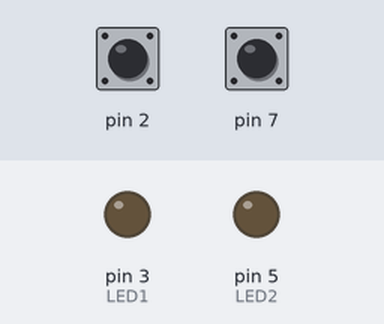
This sketch was run on a simulated Arduino Uno, built with avr-gcc and run on an emulated ATmega328P. On the bench: output pins drawn as LEDs (lit = HIGH). Inputs (shaded band) come from the test bench; at power-on: pin 2 HIGH, pin 7 HIGH. What the sketch prints to the serial monitor is not drawn.

Above: at 1.2 s.
1.3 s: pin 2 pulled LOW for 0.15 s
At 1.37 s:
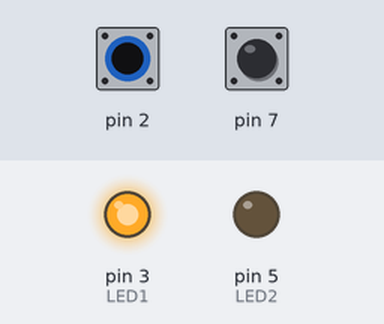
2.9 s: pin 7 pulled LOW for 0.15 s
At 2.97 s:
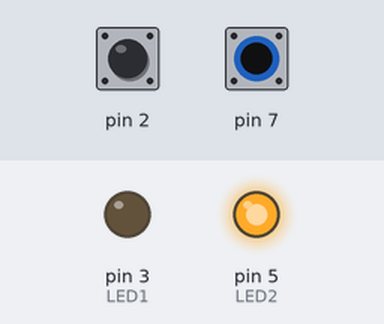
4.5 s: pin 7 pulled LOW for 3.2 s
At 8.6 s:
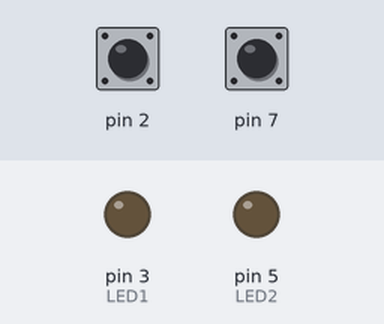
9.2 s: pin 2 pulled LOW for 3.2 s
At 10.0 s:
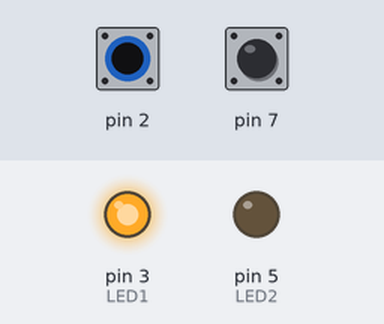
13.9 s: pin 2 driven LOW and pin 7 driven LOW
At 14.8 s:
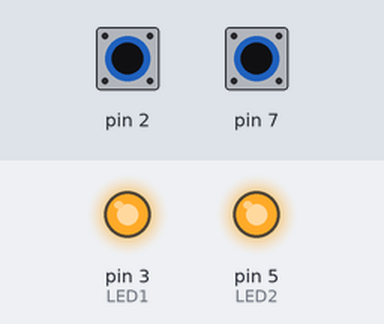
Timing chart, 0 to 16.4 s (numbered marks = the images above; inputs shaded):
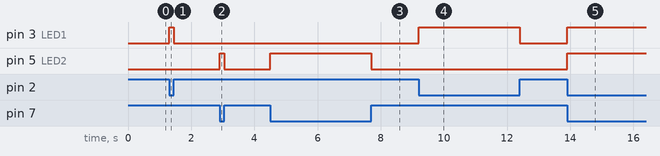

Measured:
- after the input at 1.3 s, pin 3 (LED1): LOW → HIGH at once, → LOW 0.15 s later
- after the input at 2.9 s, pin 5 (LED2): LOW → HIGH at once, → LOW 0.15 s later
- after the input at 4.5 s, pin 5 (LED2): LOW → HIGH at once, → LOW 3.2 s later
- after the input at 9.2 s, pin 3 (LED1): LOW → HIGH at once, → LOW 3.2 s later
- after the input at 13.9 s, pin 3 (LED1), pin 5 (LED2): LOW → HIGH at once

The sketch:

multi-capsensor-test.ino
```cpp
// (licence header left out)
// capacitive sensing includes
#include <CapacitiveSensor.h>
#define LED1 3
#define LED2 5
//#define LED3 6

// capacitive sensing constant
CapacitiveSensor sensorA = CapacitiveSensor(4,2);  // 1M resistor between pins 4 & 2, pin 2 is sensor pin
CapacitiveSensor sensorB = CapacitiveSensor(9,7);
//CapacitiveSensor sensorC = CapacitiveSensor(13,12);

void setup() {
  Serial.begin(57600);
  pinMode(LED1, OUTPUT);
  pinMode(LED2, OUTPUT);
 // pinMode(LED3, OUTPUT);
  digitalWrite(LED1, LOW);
  digitalWrite(LED2, LOW);
 // digitalWrite(LED3, LOW);
 sensorA.reset_CS_AutoCal();
 sensorB.reset_CS_AutoCal();

}

void loop() {
  long measurementA =  sensorA.capacitiveSensor(30);
  Serial.println();
  Serial.print("Sensor A: ");
  Serial.print(measurementA);

  long measurementB =  sensorB.capacitiveSensor(30);
  Serial.println();
  Serial.print("Sensor B: ");
  Serial.print(measurementB);

  // long measurementC =  sensorC.capacitiveSensor(30);
  // Serial.println();
  // Serial.print("Sensor C: ");
  // Serial.print(measurementC);

  //delay(500);

if(measurementA > 2000){
  digitalWrite(LED1, HIGH);
}else {
  digitalWrite(LED1, LOW);}

if(measurementB > 3000){
  digitalWrite(LED2, HIGH);
}else {
  digitalWrite(LED2, LOW);}

// if(measurementC > 800){
//   digitalWrite(LED3, HIGH);
// }else{

//   digitalWrite(LED3, LOW);
// }
// if(measurement>1000){
//   digitalWrite(LED3,HIGH);
// }else if(measurement>500){
//   digitalWrite(LED2, HIGH);
//   } else if(measurement>200){
//     digitalWrite(LED1, HIGH);}
// else{
//   digitalWrite(LED1, LOW);
//    digitalWrite(LED2, LOW);
//    digitalWrite(LED3, LOW);
// }
}
```
